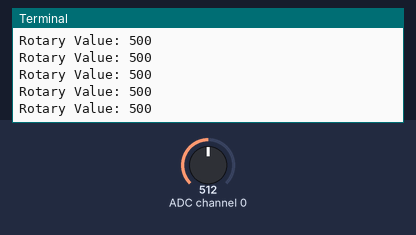
A program run on a simulated Raspberry Pi (BCM pin numbers) with a Grove Base HAT. Shown: the last lines printed to the terminal. Inputs (shaded band) come from the test bench; at power-on: ADC channel 0 = 512 (analog values on the 0–1023 scale).

Above: at 1.2 s.
1.3 s: ADC channel 0 set to 716
At 1.56 s:
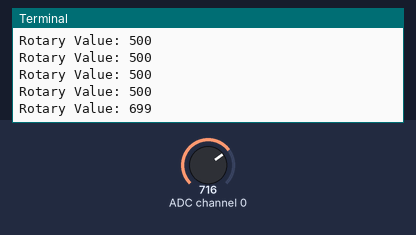
2.8 s: ADC channel 0 set to 900
At 2.97 s:
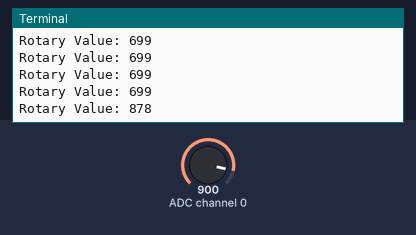
Timing chart, 0 to 5.8 s (numbered marks = the images above; inputs shaded):
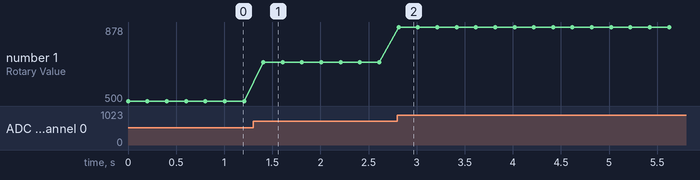

Measured:
- after the input at 1.3 s, the terminal: prints a new line after 0.11 s (image 1)
- after the input at 2.8 s, the terminal: prints a new line at once (image 2)
- plotted number 1: 500 → 699 after the input at 1.3 s, 699 → 878 after the input at 2.8 s

The program:

21-rotary_angle.py
```python
import time
from grove.grove_rotary_angle_sensor import GroveRotaryAngleSensor

PIN = 0
sensor = GroveRotaryAngleSensor(PIN)

while True:
    print('Rotary Value: {}'.format(sensor.value))
    time.sleep(.2)
```
